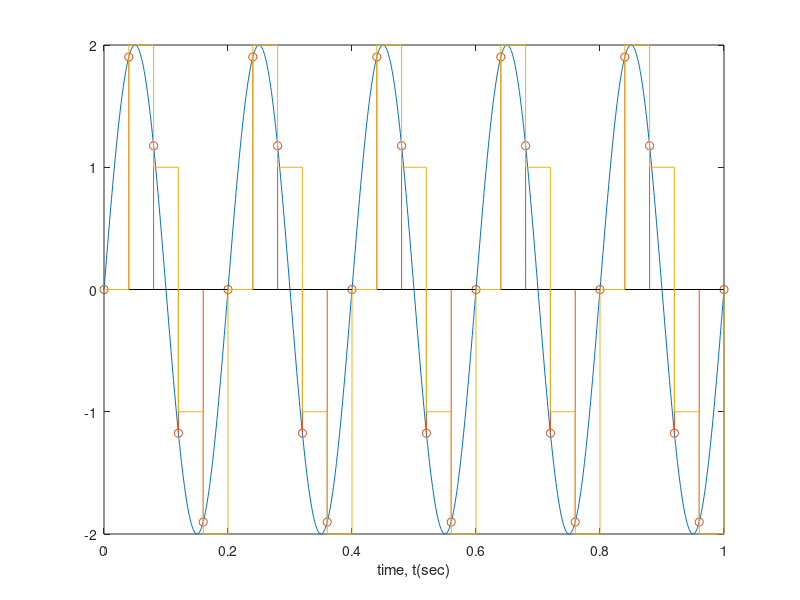

Here is the MATLAB script that generated this plot: (Note: this script raises an error after producing the figure.)
%% Marwin B. Alejo   2020-20221   EE214_Module1-LabEx1
% * Date Performed (d/m/y): 19/09/2021
% * Date Modified (d/m/y): 22/09/2021

%% I. Analog to Digital Conversion
% * a. Analog time and signal
% define "analog" time and signal
t = 0:0.001:1;                  % time in sec
freq = 5;                       % frequency is 5Hz
analog = 2*sin(2*pi*freq*t);    % analog signal

% plot the analog signal
figure; plot(t, analog)         % plot analog signal
xlabel('time, t(sec)')          % x-axis label

%%
% |Discussion: The defined analog signal above contain five sinusoidal cycles over the
% 1-sec timeframe. The above-generated plot of the defined analog signal
% is consistent with the definition of the analog signal. The 'freq'
% variable of the signal dictates the number of cycles the analog signal
% should have whilst the contant value multiplied with the sine function
% determines the amplitude of the signal.|

%%
% * b. ADC: Sampling and Quantization
% sampling
Fs = 25;                        % sampling frequency is 25Hz
n = 0:1/Fs:1;                   % sampling intervals
sampled = 2*sin(2*pi*freq*n)

% plot the samples of the same figure
hold;
stem(n, sampled);                

% quantization
% define 5 quatization levels as positive and negative integers
quantized = round(sampled)
stairs(n, quantized)

%%
% |Discussion: From the generated plot of the digitized signal above, there are
% five samples per sinusoidal. This is expected since the sampling rate is 1/25.
% The sampling rate when multiplied by 5 is equal to 0.2 sec timeframe which is 
% equal to 1-sec timeframe when multiplied to the number of cycles.|

%%
% * c. ADC Percentage Error

% Computes the percentage error of the actual over quantized values.
PercentageError = (abs(sampled-quantized)./abs(sampled))*100;
PercentageError(1,2:26) % shows the percentage error

%%
% |Discussion: The percentage error of the computed sampled and quantized values
% yields a mean of 7.8518% while individual Percentage Error is shown above.|

%%
% * Exercise 1: Hand Calculation (see the attached data.csv for the computed values)
%%
% |This section consider the sampling and quantizing computations over 1-sec
% timeframe. The actual and quantized values in data.csv are already in the
% absolute form. To determine the sampled(actual) and quantized values, data.csv
% must be loaded first. The author of this report uses MSExcel to manually compute
% each values and verify its similarity with the values computed through MATLAB.|

data = importfile("data.csv", [2, 26]);
%%
% * Sampled(Actual) Value/sample(n) are shown below:
ex1_sampled = data(1:25,1); % load the sampled(actual) values
ex1_sampled = table2array(ex1_sampled); % convert table to vector
ex1_sampled = transpose(ex1_sampled); % transpose the vector
ex1_sampled % display the sampled values

%%
% * Quantized Value/sample(n) are shown below:
ex1_quantized = data(1:25,2); % load the sampled(actual) values
ex1_quantized = table2array(ex1_quantized); % convert table to vector
ex1_quantized = transpose(ex1_quantized); % transpose the vector
ex1_quantized % display the quantized values

%%
% * Corresponding Percentage Error
ex1_PercentageError = (abs(ex1_sampled-ex1_quantized)./abs(ex1_sampled))*100;
ex1_PercentageError % shows the percentage error for exercise 1
%%
% |Discussion: The corresponsing percentage error yields a mean of 7.8530% 
% while individual Percentage Error is shown above.|

%%
% * Exercise 2-3(bonus): Plot the percentage error of the ADC.

figure; plot(n(1,2:26),PercentageError(1,2:26)); title('%Err of ADC in section c.');
figure; plot(n(1,2:26),ex1_PercentageError); title('%Err of ADC in Exercise 1.');

%%
% |Discussion: The ADC percentage error in section c and exercise 1 shows similar results
% except for every 5th sample of the cycles which peaks to 100 in section c
% and cut-off in exercise 1. In general, the two plots show similar results 
% on samples 1 to 4 of every cycle and differ on every 5th sample. The 5th 
% sample of every cycle contributes to the percentage error of the digitized
% analog signal.|

%% II. Matrix Operations
% * 1. Multiplication and Element-wise Multiplication
M1_M = [1 2 3; 4 5 6; 7 8 9]; M1_N = [1 1 1; 1 -8 1; 1 1 1];
M1_A = M1_M*M1_N; % computes the product of M1_M and M1_N matrices
M1_B = M1_M.*M1_N; % computes the element-wise product of M1_M and M1_N
M1_A % shows the product of M1_M and M1_N
M1_B % shows the element-wise product of M1_M and M1_N

%%
% |'*' or 'matrix multiplication' output the linear product of the matrices.
% The number of the rows and columns of the matrices multiplied in this operator must be equal.
% '.*' or 'Element-wise Multiplication' output the element-by-element product
% of the multiplied matrices.| 

%%
% * 2. Solving the unknowns of the Linear Systems

% input values of the linear systems
M2_A = [ 1 -2 3; -1 3 -1; 2 -5 5]; 

% output values of the linear systems
M2_B = [9; -6; 17];

% solve the unknowns of the linear systems
M2_xyz = linsolve(M2_A,M2_B); 
M2_xyz % shows the unknowns of the linear systems

%%
% |The solutions to the unknowns of the linear systems are shown by the variable 'M2_xyz', x=1, y=-1, z=2.| 